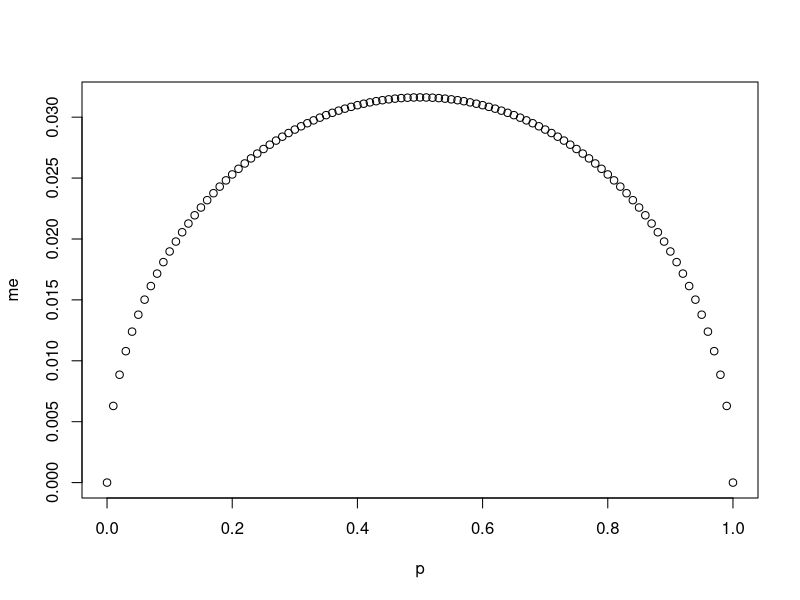

This chart was generated by the following R code:
# The margin of error

#######################################################################################################################
#
#	Imagine you've set out to survey 1000 people on two questions: are you female? and are you left-handed? Since
#	both of these sample proportions were calculated from the same sample size, they should have the same margin of
#	error, right? Wrong! While the margin of error does change with sample size, it is also affected by the proportion.
#
#	Think back to the formula for the standard error:
#
#	SE=√ p(1−p)/n.
#
#	This is then used in the formula for the margin of error for a 95% confidence interval:
#
#	ME= 1.96×SE=1.96× √p(1−p)/n
#
#	Since the population proportion pp is in this MEME formula, it should make sense that the margin of error is
#	in some way dependent on the population proportion.
#
#	We can visualize this relationship by creating a plot of MEME vs. pp.
#
#######################################################################################################################

# The first step is to make a vector p that is a sequence from 0 to 1 with each number separated by 0.01:
n <- 1000
p <- seq(0, 1, 0.01)

# We then create a vector of the margin of error (me) associated with each of these values of p using the familiar approximate formula (ME = 2 X SE):
me <- 2 * sqrt(p * (1 - p)/n)

# Finally, plot the two vectors against each other to reveal their relationship:
plot(me ~ p)
